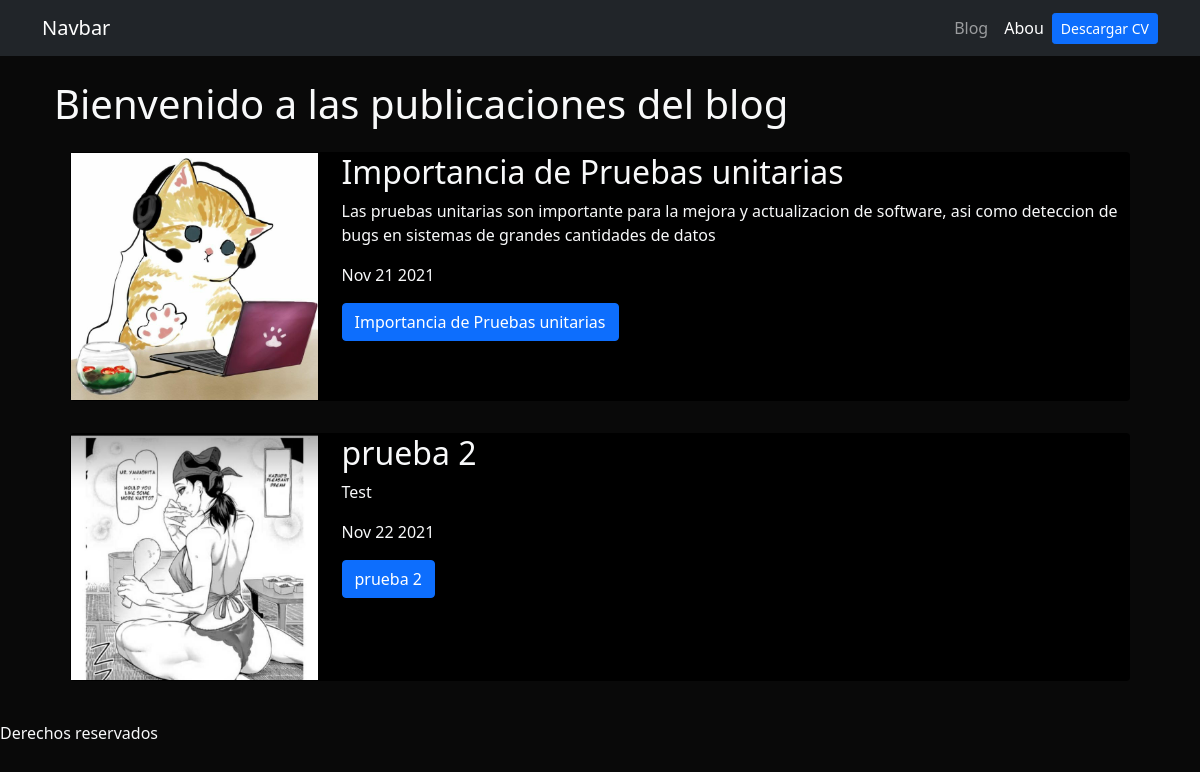
Screenshot of /blog/ with the database file from the repository.
### Blog/models.py (models this page shows)
class Post(models.Model):
    titulo = models.CharField(max_length=100)
    descripcion = models.TextField()
    imagen = models.ImageField(upload_to='blog/imagenes')
    fecha = models.DateField(datetime.date.today)

### Blog/views.py (the view)
# urls.py: path('', post ,name='post'), #ruta de post
def post(request):
    entradas = Post.objects.all()
    return render(request, 'post.html',{'entradas':entradas})

### Blog/templates/post.html
{% extends 'layout.html' %}
{% block content %}
<h1>Bienvenido a las publicaciones del blog</h1>
{% for entrada in entradas %}
<div class="p-3">
    <div class="card card body bg-black">
        <div class="row">
            <div class="col-3">
                <img src="{{entrada.imagen.url}}" alt="{{entrada.titulo}}" class="img-fluid">
            </div>
            <div class="col-9">
                <h2>{{entrada.titulo}}</h2>
                <p>{{entrada.descripcion|striptags|truncatechars:200}}</p>
                <p>{{entrada.fecha|date:'M d Y'}}</p>
                <a href="{% url 'blog:detalles' entrada.id %}" class="btn btn-primary">{{entrada.titulo}}</a>
            </div>
        </div>
    </div>
</div>
{% endfor %}
{% endblock %}

### portafolio/static/main.css (style rules this page uses)
body { background: #090909; }
.bg-black { background: black; }

### rows the page displays
Post: imagen (picture), titulo "Importancia de Pruebas unitarias", descripcion "Las pruebas unitarias son importante para la mejora y actualizacion de software, asi como deteccion de bugs en sistemas de grandes cantidades de datos", fecha "Nov 21 2021"
Post: imagen (picture), titulo "prueba 2", descripcion "Test", fecha "Nov 22 2021"
